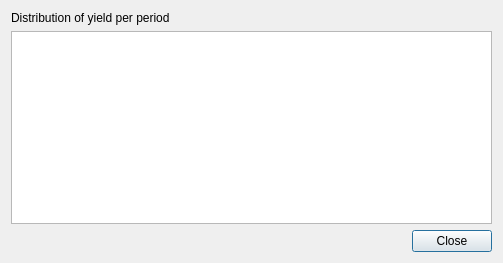
<?xml version="1.0" encoding="UTF-8"?>
<ui version="4.0">
 <class>mnrmanyielddsp</class>
 <widget class="QDialog" name="mnrmanyielddsp">
  <property name="geometry">
   <rect>
    <x>0</x>
    <y>0</y>
    <width>503</width>
    <height>263</height>
   </rect>
  </property>
  <property name="windowTitle">
   <string>Dialog</string>
  </property>
  <layout class="QVBoxLayout" name="verticalLayout">
   <item>
    <widget class="QLabel" name="label">
     <property name="text">
      <string>Distribution of yield per period</string>
     </property>
    </widget>
   </item>
   <item>
    <widget class="QTableWidget" name="tableWidget"/>
   </item>
   <item>
    <layout class="QHBoxLayout" name="horizontalLayout">
     <item>
      <spacer name="horizontalSpacer">
       <property name="orientation">
        <enum>Qt::Horizontal</enum>
       </property>
       <property name="sizeHint" stdset="0">
        <size>
         <width>40</width>
         <height>20</height>
        </size>
       </property>
      </spacer>
     </item>
     <item>
      <widget class="QPushButton" name="pushButton">
       <property name="text">
        <string>Close</string>
       </property>
       <property name="icon">
        <iconset resource="../images.qrc">
         <normaloff>:/images/closeform.png</normaloff>:/images/closeform.png</iconset>
       </property>
      </widget>
     </item>
    </layout>
   </item>
  </layout>
 </widget>
 <resources>
  <include location="../images.qrc"/>
 </resources>
 <connections/>
</ui>
